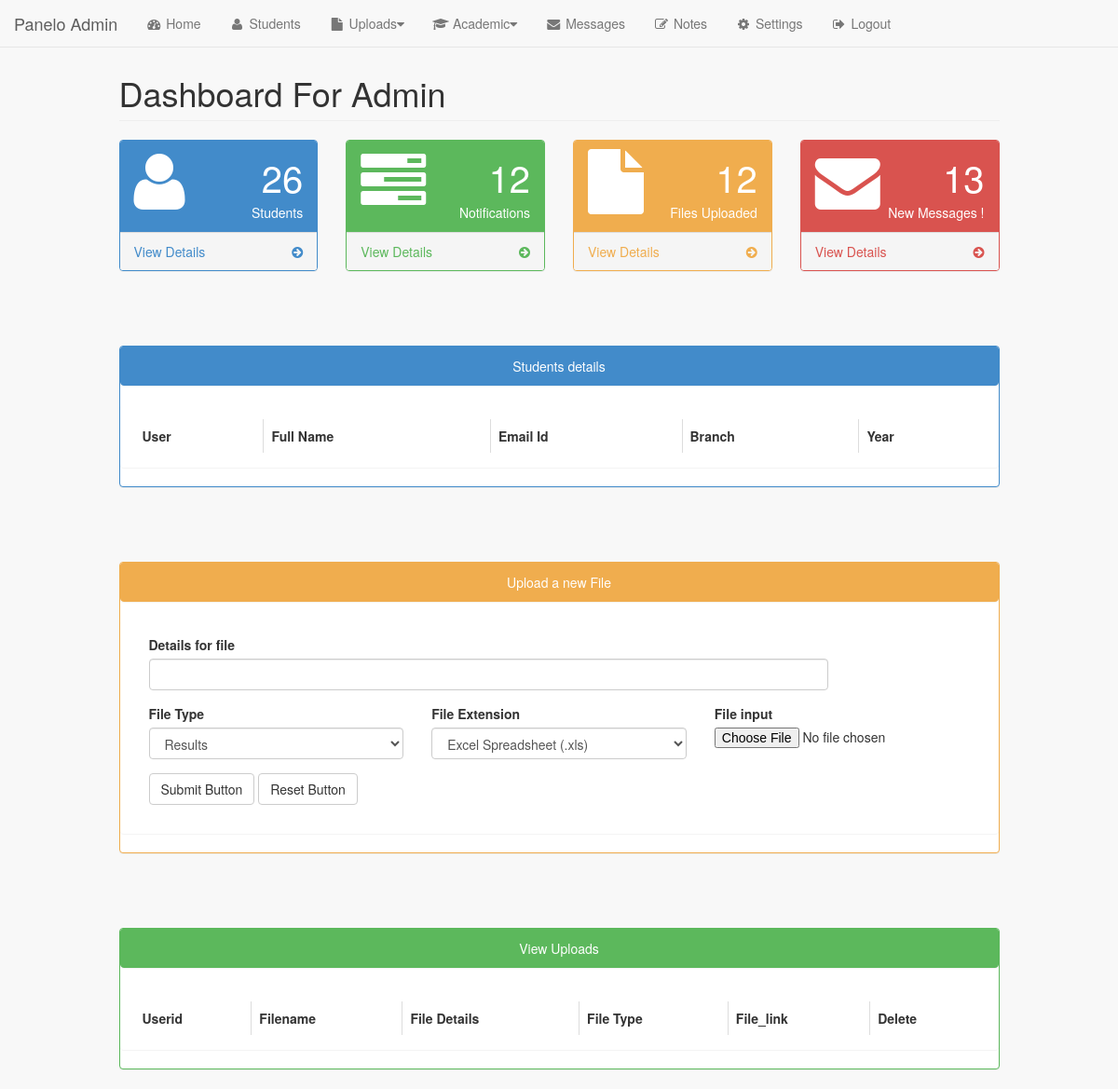
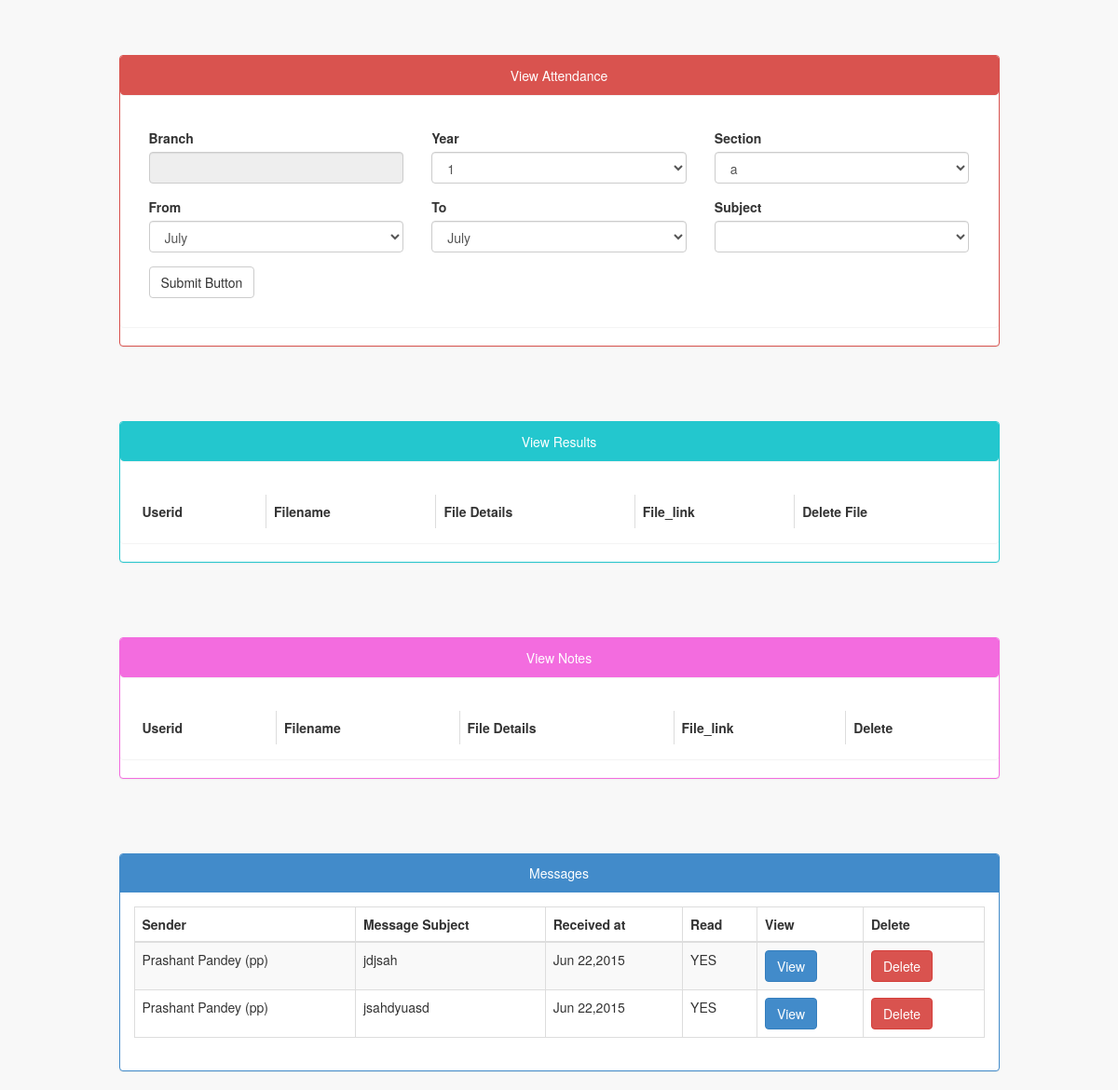
The page /admin2.php (signed in) on the database its author committed (2 pictures, top to bottom).
### tables this page shows
CREATE TABLE `message_info` (
  `userid` varchar(50) NOT NULL,
  `messageid` varchar(50) NOT NULL,
  `subject` varchar(100) DEFAULT NULL,
  `message` varchar(500) NOT NULL COMMENT 'inbox/important/drafts/sent/junk',
  `inbox` varchar(1) DEFAULT '0',
  `important` varchar(1) DEFAULT '0',
  `drafts` varchar(1) DEFAULT '0',
  `sentmail` varchar(1) DEFAULT '0',
  `junk` varchar(1) DEFAULT '0',
  PRIMARY KEY (`userid`,`messageid`)
);

CREATE TABLE `sendmail` (
  `senderid` varchar(50) NOT NULL,
  `sender` varchar(50) DEFAULT NULL,
  `receiverid` varchar(50) NOT NULL,
  `time` varchar(50) NOT NULL,
  `subject` varchar(100) DEFAULT NULL,
  `message` varchar(800) DEFAULT NULL,
  `draft` varchar(1) NOT NULL,
  PRIMARY KEY (`senderid`,`receiverid`,`time`)
);

### admin2.php (the view, shortened to what the rows shown need)
<!DOCTYPE html>
<html lang="en">
<head>
    <link href="css/bootstrap.css" rel="stylesheet">
    <link href="css/plugins/metisMenu/metisMenu.min.css" rel="stylesheet">
    <link href="css/sb-admin-2.css" rel="stylesheet">
    <link href="font-awesome-4.1.0/css/font-awesome.min.css" rel="stylesheet" type="text/css">
</head>
<body>
    <?php
            require 'php/connect.inc.php';
            require 'php/core.inc.php';
        if(loggedin())
        {
            if($id = 1){
    ?>
    <br><br>
    <div id="wrapper">
        <div id="wrapper">
            <div class="container-fluid">
            <div class="col-lg-10 col-lg-offset-1">
                <div class="row">
                    <div class="col-lg-12">
                        <h1 class="page-header">Dashboard For Admin</h1>
                    </div>
                </div>
            <div id="row">
                <section id="students">
                <br><br><br>
                    <div class="panel panel-primary">
                        <div class="panel panel-body">
                            <div class="table-responsive">
                                <table class="table table-striped table-bordered table-hover" id="dT1">
                                    <thead>
                                        <tr>
                                            <th>User</th>
                                            <th>Full Name</th>
                                            <th>Email Id</th>
                                            <th>Branch</th>
                                            <th>Year</th>
                                        </tr>
                                    </thead>
                                </table>
                            </div>
                        </div>
                    </div>
                </section>
                <section id="view_uploads">
                <br><br><br>
                    <div class="panel panel-green">
                        <div class="panel panel-body">
                            <div class="table-responsive">
                                <table class="table table-striped table-bordered table-hover" id="dT2">
                                    <thead>
                                        <tr>
                                            <th>Userid</th>
                                            <th>Filename</th>
                                            <th>File Details</th>
                                            <th>File Type</th>
                                            <th>File_link</th>
                                            <th>Delete</th>
                                        </tr>
                                    </thead>
                                </table>
                            </div>
                        </div>
                    </div>
                </section>
                <section id="results">
                <br><br><br>
                    <div class="panel panel-lightblue">
                        <div class="panel panel-body">
                            <div class="table-responsive">
                                <table class="table table-striped table-bordered table-hover" id="dT4">
                                    <thead>
                                        <tr>
                                            <th>Userid</th>
                                            <th>Filename</th>
                                            <th>File Details</th>
                                            <th>File_link</th>
                                            <th>Delete File</th>
                                        </tr>
                                    </thead>
                                </table>
                            </div>
                        </div>
                    </div>
                </section>
                <section id="notes">
                <br><br><br>
                    <div class="panel panel-pink">
                        <div class="panel panel-body">
                            <div class="table-responsive">
                                <table class="table table-striped table-bordered table-hover" id="dT5">
                                    <thead>
                                        <tr>
                                            <th>Userid</th>
                                            <th>Filename</th>
                                            <th>File Details</th>
                                            <th>File_link</th>
                                            <th>Delete</th>
                                        </tr>
                                    </thead>
                                </table>
                            </div>
                        </div>
                    </div>
                </section>
                <section id="messages">
                <br><br><br>
                    <div class="panel panel-primary">
                        <div class="panel-body">
                            <div class="table-responsive">
                                <table class="table table-striped table-bordered table-hover" id="dT6">
                                    <thead>
                                        <tr>
                                            <th>Sender</th>
                                            <th>Message Subject</th>
                                            <th>Received at</th>
                                            <th>Read</th>
                                            <th>View</th>
                                            <th>Delete</th>
                                        </tr>
                                    </thead>
                                    <?php
                                    $receiver_id='admin';
                                    $yes='1';
                                    $query_retrieve=mysqli_query($conn,"SELECT * FROM message_info WHERE userid = '$receiver_id' AND inbox='$yes' ");
                                    $count=1;
                                    echo "<tbody>";
                                    while($row=mysqli_fetch_array($query_retrieve,MYSQLI_BOTH))
                                    {
                                        $messageid=$row['messageid'];
                                        $subject=$row['subject'];
                                        if($count%2==0) $class='even';
                                        else $class='odd';
                                        $count++;
                                        $time=str_replace($receiver_id,'',$messageid);
                                        $query_find_sender=mysqli_query($conn,"SELECT sender , senderid FROM sendmail WHERE receiverid='$receiver_id' AND time='$time' AND subject='$subject' ");
                                        $row=mysqli_fetch_array($query_find_sender,MYSQLI_BOTH);
                                        $sender=$row['sender'];
                                        $senderid=$row['senderid'];
                                        $date=date_create();
                                        date_timestamp_set($date, $time);
                                        $original_time=date_format($date, 'M d,Y');
                                        echo '<tr class="'.$class.'">
                                            <td>'.$sender.' ('.$senderid.')</td>
                                            <td>'.$subject.'</td>
                                            <td>'.$original_time.'</td>
                                            <td class="center">YES</td>
                                            <td class="center"><button class="btn btn-primary" data-toggle="modal" data-target="#view">
                                             View
                                            </button></td>
                                            <td><form action="admin.php" method="POST">
                                            <input type="hidden" name="delete_message" value="yes">
                                            <input type="hidden" name="messageid" value="'.$messageid.'">
                                            <input type="submit" value="Delete" class="btn btn-danger">
                                            </td>
                                        </tr>';
                                    }
                                    ?>
                                    </tbody>
                                </table>
                            </div>
                        </div>
                    </div>
                </section>
            </div>
            </div>
            </div>
        </div>
    </div>
<?php
    }
    else header('Location:error.php');
}
else
    header('Location:login.php');
?>
</body>
</html>

### rows shown on the page
message_info: sendmail.sender "Prashant Pandey", sendmail.senderid "pp", subject "jdjsah", original_time "Jun 22,2015"
message_info: sendmail.sender "Prashant Pandey", sendmail.senderid "pp", subject "jsahdyuasd", original_time "Jun 22,2015"
